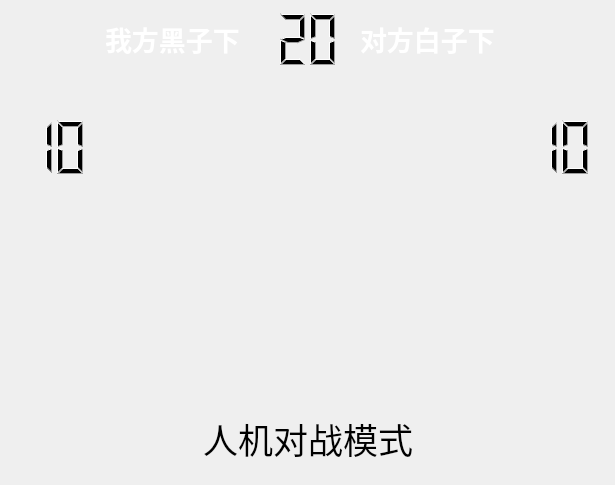
<?xml version="1.0" encoding="UTF-8"?>
<ui version="4.0">
 <class>MainWidget</class>
 <widget class="QWidget" name="MainWidget">
  <property name="geometry">
   <rect>
    <x>0</x>
    <y>0</y>
    <width>615</width>
    <height>485</height>
   </rect>
  </property>
  <property name="windowTitle">
   <string>Form</string>
  </property>
  <layout class="QVBoxLayout" name="verticalLayout" stretch="2,10,2">
   <property name="spacing">
    <number>0</number>
   </property>
   <property name="leftMargin">
    <number>0</number>
   </property>
   <property name="topMargin">
    <number>0</number>
   </property>
   <property name="rightMargin">
    <number>0</number>
   </property>
   <property name="bottomMargin">
    <number>0</number>
   </property>
   <item>
    <widget class="QFrame" name="frame">
     <property name="frameShape">
      <enum>QFrame::NoFrame</enum>
     </property>
     <property name="frameShadow">
      <enum>QFrame::Raised</enum>
     </property>
     <layout class="QHBoxLayout" name="horizontalLayout_5">
      <property name="spacing">
       <number>0</number>
      </property>
      <property name="leftMargin">
       <number>0</number>
      </property>
      <property name="rightMargin">
       <number>0</number>
      </property>
      <property name="bottomMargin">
       <number>0</number>
      </property>
      <item>
       <widget class="QFrame" name="frame_10">
        <property name="frameShape">
         <enum>QFrame::NoFrame</enum>
        </property>
        <property name="frameShadow">
         <enum>QFrame::Raised</enum>
        </property>
       </widget>
      </item>
      <item>
       <widget class="QFrame" name="frame_13">
        <property name="minimumSize">
         <size>
          <width>150</width>
          <height>50</height>
         </size>
        </property>
        <property name="maximumSize">
         <size>
          <width>150</width>
          <height>50</height>
         </size>
        </property>
        <property name="frameShape">
         <enum>QFrame::NoFrame</enum>
        </property>
        <property name="frameShadow">
         <enum>QFrame::Raised</enum>
        </property>
        <layout class="QHBoxLayout" name="horizontalLayout_2">
         <property name="spacing">
          <number>0</number>
         </property>
         <property name="leftMargin">
          <number>0</number>
         </property>
         <property name="topMargin">
          <number>0</number>
         </property>
         <property name="rightMargin">
          <number>0</number>
         </property>
         <property name="bottomMargin">
          <number>0</number>
         </property>
         <item>
          <widget class="QLabel" name="labelBlack">
           <property name="palette">
            <palette>
             <active>
              <colorrole role="WindowText">
               <brush brushstyle="SolidPattern">
                <color alpha="255">
                 <red>255</red>
                 <green>255</green>
                 <blue>255</blue>
                </color>
               </brush>
              </colorrole>
              <colorrole role="Text">
               <brush brushstyle="SolidPattern">
                <color alpha="255">
                 <red>255</red>
                 <green>255</green>
                 <blue>255</blue>
                </color>
               </brush>
              </colorrole>
             </active>
             <inactive>
              <colorrole role="WindowText">
               <brush brushstyle="SolidPattern">
                <color alpha="255">
                 <red>255</red>
                 <green>255</green>
                 <blue>255</blue>
                </color>
               </brush>
              </colorrole>
              <colorrole role="Text">
               <brush brushstyle="SolidPattern">
                <color alpha="255">
                 <red>255</red>
                 <green>255</green>
                 <blue>255</blue>
                </color>
               </brush>
              </colorrole>
             </inactive>
             <disabled>
              <colorrole role="WindowText">
               <brush brushstyle="SolidPattern">
                <color alpha="255">
                 <red>120</red>
                 <green>120</green>
                 <blue>120</blue>
                </color>
               </brush>
              </colorrole>
              <colorrole role="Text">
               <brush brushstyle="SolidPattern">
                <color alpha="255">
                 <red>120</red>
                 <green>120</green>
                 <blue>120</blue>
                </color>
               </brush>
              </colorrole>
             </disabled>
            </palette>
           </property>
           <property name="font">
            <font>
             <family>华文楷体</family>
             <pointsize>20</pointsize>
             <weight>75</weight>
             <bold>true</bold>
            </font>
           </property>
           <property name="text">
            <string>我方黑子下</string>
           </property>
          </widget>
         </item>
        </layout>
       </widget>
      </item>
      <item>
       <widget class="QLCDNumber" name="lcdNumberTime">
        <property name="frameShape">
         <enum>QFrame::NoFrame</enum>
        </property>
        <property name="digitCount">
         <number>2</number>
        </property>
        <property name="intValue" stdset="0">
         <number>20</number>
        </property>
       </widget>
      </item>
      <item>
       <widget class="QFrame" name="frame_18">
        <property name="minimumSize">
         <size>
          <width>150</width>
          <height>50</height>
         </size>
        </property>
        <property name="maximumSize">
         <size>
          <width>150</width>
          <height>50</height>
         </size>
        </property>
        <property name="frameShape">
         <enum>QFrame::NoFrame</enum>
        </property>
        <property name="frameShadow">
         <enum>QFrame::Raised</enum>
        </property>
        <layout class="QHBoxLayout" name="horizontalLayout_4">
         <property name="spacing">
          <number>0</number>
         </property>
         <property name="leftMargin">
          <number>0</number>
         </property>
         <property name="topMargin">
          <number>0</number>
         </property>
         <property name="rightMargin">
          <number>0</number>
         </property>
         <property name="bottomMargin">
          <number>0</number>
         </property>
         <item>
          <widget class="QLabel" name="labelWhite">
           <property name="palette">
            <palette>
             <active>
              <colorrole role="WindowText">
               <brush brushstyle="SolidPattern">
                <color alpha="255">
                 <red>255</red>
                 <green>255</green>
                 <blue>255</blue>
                </color>
               </brush>
              </colorrole>
             </active>
             <inactive>
              <colorrole role="WindowText">
               <brush brushstyle="SolidPattern">
                <color alpha="255">
                 <red>255</red>
                 <green>255</green>
                 <blue>255</blue>
                </color>
               </brush>
              </colorrole>
             </inactive>
             <disabled>
              <colorrole role="WindowText">
               <brush brushstyle="SolidPattern">
                <color alpha="255">
                 <red>120</red>
                 <green>120</green>
                 <blue>120</blue>
                </color>
               </brush>
              </colorrole>
             </disabled>
            </palette>
           </property>
           <property name="font">
            <font>
             <family>华文楷体</family>
             <pointsize>20</pointsize>
             <weight>75</weight>
             <bold>true</bold>
            </font>
           </property>
           <property name="text">
            <string>对方白子下</string>
           </property>
          </widget>
         </item>
        </layout>
       </widget>
      </item>
      <item>
       <widget class="QFrame" name="frame_12">
        <property name="frameShape">
         <enum>QFrame::NoFrame</enum>
        </property>
        <property name="frameShadow">
         <enum>QFrame::Raised</enum>
        </property>
       </widget>
      </item>
     </layout>
    </widget>
   </item>
   <item>
    <layout class="QHBoxLayout" name="horizontalLayout" stretch="2,10,2">
     <property name="spacing">
      <number>0</number>
     </property>
     <item>
      <widget class="QFrame" name="frame_3">
       <property name="frameShape">
        <enum>QFrame::NoFrame</enum>
       </property>
       <property name="frameShadow">
        <enum>QFrame::Raised</enum>
       </property>
       <layout class="QVBoxLayout" name="verticalLayout_2" stretch="1,2,1,2,3">
        <property name="spacing">
         <number>0</number>
        </property>
        <property name="leftMargin">
         <number>20</number>
        </property>
        <property name="topMargin">
         <number>0</number>
        </property>
        <property name="rightMargin">
         <number>0</number>
        </property>
        <property name="bottomMargin">
         <number>0</number>
        </property>
        <item>
         <widget class="QFrame" name="frame_11">
          <property name="frameShape">
           <enum>QFrame::NoFrame</enum>
          </property>
          <property name="frameShadow">
           <enum>QFrame::Raised</enum>
          </property>
         </widget>
        </item>
        <item>
         <widget class="QLCDNumber" name="lcdNumberBlack">
          <property name="sizePolicy">
           <sizepolicy hsizetype="Minimum" vsizetype="Preferred">
            <horstretch>0</horstretch>
            <verstretch>0</verstretch>
           </sizepolicy>
          </property>
          <property name="frameShape">
           <enum>QFrame::NoFrame</enum>
          </property>
          <property name="digitCount">
           <number>2</number>
          </property>
          <property name="intValue" stdset="0">
           <number>10</number>
          </property>
         </widget>
        </item>
        <item>
         <widget class="QFrame" name="frame_7">
          <property name="frameShape">
           <enum>QFrame::NoFrame</enum>
          </property>
          <property name="frameShadow">
           <enum>QFrame::Raised</enum>
          </property>
         </widget>
        </item>
        <item>
         <widget class="QLabel" name="label">
          <property name="minimumSize">
           <size>
            <width>70</width>
            <height>70</height>
           </size>
          </property>
          <property name="maximumSize">
           <size>
            <width>70</width>
            <height>70</height>
           </size>
          </property>
          <property name="text">
           <string/>
          </property>
          <property name="pixmap">
           <pixmap resource="image.qrc">:/new/prefix1/image/black.png</pixmap>
          </property>
          <property name="scaledContents">
           <bool>true</bool>
          </property>
         </widget>
        </item>
        <item>
         <widget class="QFrame" name="frame_5">
          <property name="frameShape">
           <enum>QFrame::NoFrame</enum>
          </property>
          <property name="frameShadow">
           <enum>QFrame::Raised</enum>
          </property>
         </widget>
        </item>
       </layout>
      </widget>
     </item>
     <item>
      <widget class="Chessboard" name="chessWiget" native="true"/>
     </item>
     <item>
      <widget class="QFrame" name="frame_4">
       <property name="frameShape">
        <enum>QFrame::NoFrame</enum>
       </property>
       <property name="frameShadow">
        <enum>QFrame::Raised</enum>
       </property>
       <layout class="QVBoxLayout" name="verticalLayout_3" stretch="1,2,1,2,3">
        <property name="spacing">
         <number>0</number>
        </property>
        <property name="leftMargin">
         <number>0</number>
        </property>
        <property name="topMargin">
         <number>0</number>
        </property>
        <property name="rightMargin">
         <number>20</number>
        </property>
        <property name="bottomMargin">
         <number>0</number>
        </property>
        <item>
         <widget class="QFrame" name="frame_9">
          <property name="frameShape">
           <enum>QFrame::NoFrame</enum>
          </property>
          <property name="frameShadow">
           <enum>QFrame::Raised</enum>
          </property>
         </widget>
        </item>
        <item>
         <widget class="QLCDNumber" name="lcdNumberWhite">
          <property name="sizePolicy">
           <sizepolicy hsizetype="Preferred" vsizetype="Preferred">
            <horstretch>0</horstretch>
            <verstretch>0</verstretch>
           </sizepolicy>
          </property>
          <property name="frameShape">
           <enum>QFrame::NoFrame</enum>
          </property>
          <property name="digitCount">
           <number>2</number>
          </property>
          <property name="intValue" stdset="0">
           <number>10</number>
          </property>
         </widget>
        </item>
        <item>
         <widget class="QFrame" name="frame_8">
          <property name="frameShape">
           <enum>QFrame::NoFrame</enum>
          </property>
          <property name="frameShadow">
           <enum>QFrame::Raised</enum>
          </property>
         </widget>
        </item>
        <item>
         <widget class="QLabel" name="label_2">
          <property name="minimumSize">
           <size>
            <width>70</width>
            <height>70</height>
           </size>
          </property>
          <property name="maximumSize">
           <size>
            <width>70</width>
            <height>70</height>
           </size>
          </property>
          <property name="text">
           <string/>
          </property>
          <property name="pixmap">
           <pixmap resource="image.qrc">:/new/prefix1/image/white.png</pixmap>
          </property>
          <property name="scaledContents">
           <bool>true</bool>
          </property>
         </widget>
        </item>
        <item>
         <widget class="QFrame" name="frame_6">
          <property name="frameShape">
           <enum>QFrame::NoFrame</enum>
          </property>
          <property name="frameShadow">
           <enum>QFrame::Raised</enum>
          </property>
         </widget>
        </item>
       </layout>
      </widget>
     </item>
    </layout>
   </item>
   <item>
    <widget class="QFrame" name="frame_2">
     <property name="frameShape">
      <enum>QFrame::NoFrame</enum>
     </property>
     <property name="frameShadow">
      <enum>QFrame::Raised</enum>
     </property>
     <layout class="QHBoxLayout" name="horizontalLayout_3">
      <property name="topMargin">
       <number>0</number>
      </property>
      <property name="bottomMargin">
       <number>20</number>
      </property>
      <item>
       <widget class="QFrame" name="frame_14">
        <property name="frameShape">
         <enum>QFrame::NoFrame</enum>
        </property>
        <property name="frameShadow">
         <enum>QFrame::Raised</enum>
        </property>
       </widget>
      </item>
      <item>
       <widget class="QLabel" name="labelMode">
        <property name="font">
         <font>
          <family>华文楷体</family>
          <pointsize>26</pointsize>
         </font>
        </property>
        <property name="text">
         <string>人机对战模式</string>
        </property>
       </widget>
      </item>
      <item>
       <widget class="QFrame" name="frame_17">
        <property name="frameShape">
         <enum>QFrame::NoFrame</enum>
        </property>
        <property name="frameShadow">
         <enum>QFrame::Raised</enum>
        </property>
       </widget>
      </item>
     </layout>
    </widget>
   </item>
  </layout>
 </widget>
 <customwidgets>
  <customwidget>
   <class>Chessboard</class>
   <extends>QWidget</extends>
   <header>chessboard.h</header>
   <container>1</container>
  </customwidget>
 </customwidgets>
 <resources>
  <include location="image.qrc"/>
 </resources>
 <connections/>
</ui>
